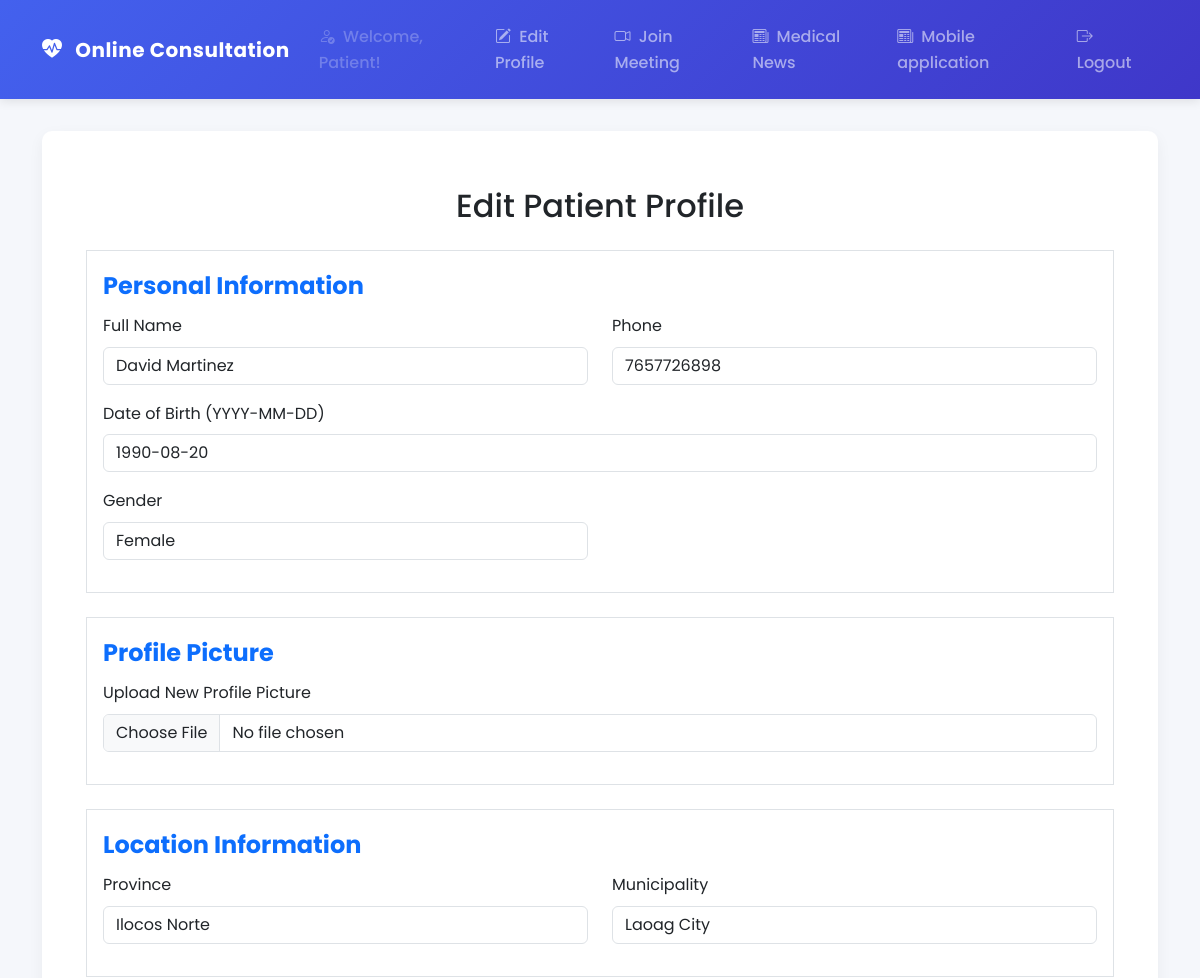
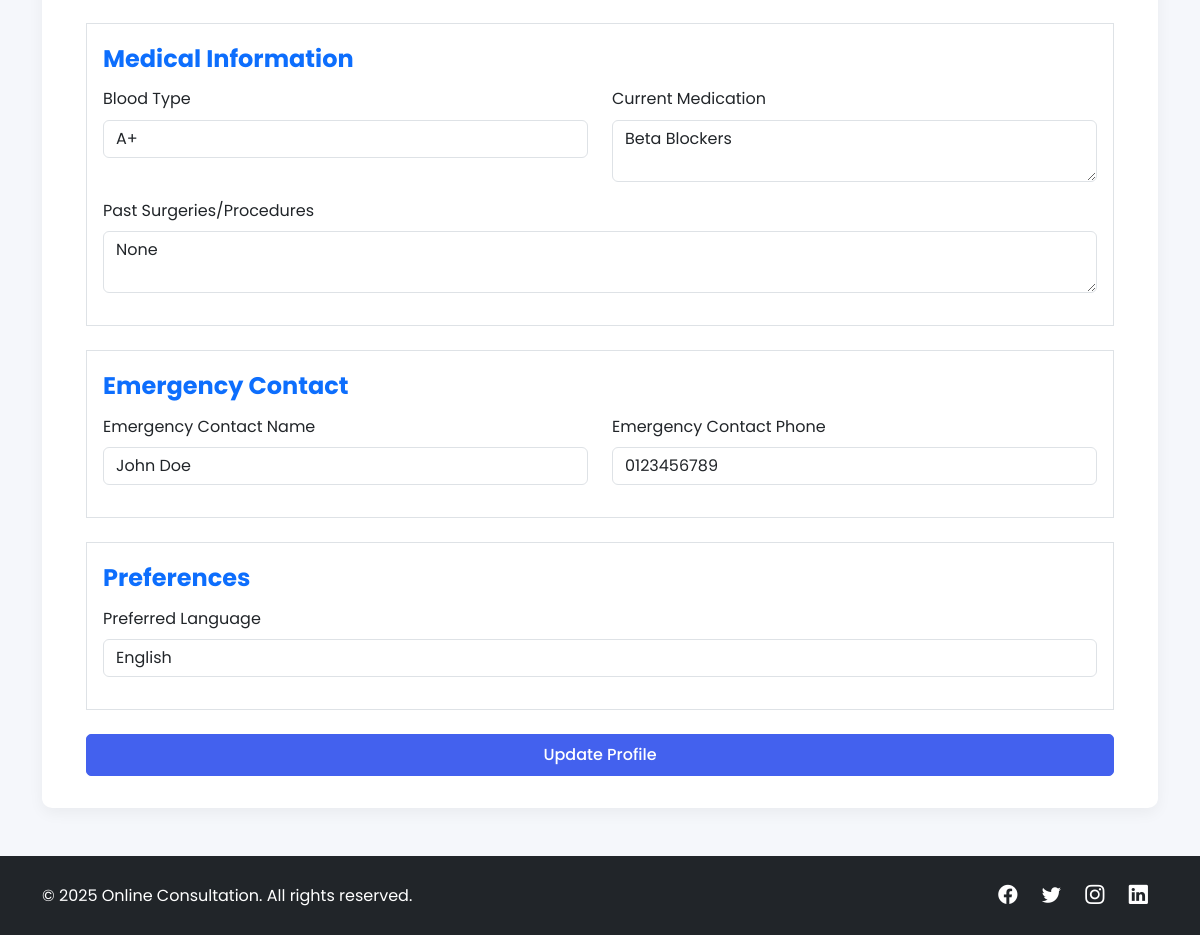
Screenshot of /patient/edit-profile (signed in) with the database file from the repository (2 pictures, top to bottom).
### models/models.py (models this page shows, shortened)
class Patient(db.Model):
    id = db.Column(db.Integer, primary_key=True)
    full_name = db.Column(db.String(150), nullable=False)
    email = db.Column(db.String(150), unique=True, nullable=False)
    phone = db.Column(db.String(20), nullable=False)
    dob = db.Column(db.Date, nullable=False)
    gender = db.Column(db.String(10), nullable=False)
    country = db.Column(db.String(100), nullable=False)
    city = db.Column(db.String(100), nullable=False)
    blood_type = db.Column(db.String(5))
    existing_conditions = db.Column(db.Text)
    current_medication = db.Column(db.Text)
    past_surgeries = db.Column(db.Text)
    emergency_contact_name = db.Column(db.String(150), nullable=False)
    emergency_contact_phone = db.Column(db.String(20), nullable=False)
    preferred_language = db.Column(db.String(50))
    profile_picture = db.Column(db.String(255))
    password_hash = db.Column(db.String(255), nullable=False)
    email_verified = db.Column(db.Boolean, default=False)
    verification_token = db.Column(db.String(255), unique=True)
    latitude = db.Column(db.Float)  # Patient latitude
    longitude = db.Column(db.Float)  # Patient longitude
    active = db.Column(db.Boolean, default=False)  # New 'active' field

### routes/patient.py (the view, shortened to what this page needs)
@patient_bp.route('/edit-profile', methods=['GET', 'POST'])
def edit_profile():
    patient_id = session.get('user_id')
    patient = Patient.query.get(patient_id)
    if not patient:
        flash("Patient not found!", "danger")
        return redirect(url_for('home'))
    return render_template('patient/edit_profile_patient.html', patient=patient, cities=cities)

### templates/patient/edit_profile_patient.html (shortened to what this page needs)
{% extends "base.html" %}
{% block content %}
<div class="container mt-4">
    <h2 class="text-center mb-4">Edit Patient Profile</h2>
    <form method="POST" enctype="multipart/form-data">
        <fieldset class="border p-3 mb-4">
            <legend class="w-auto text-primary fw-bold">Personal Information</legend>
            <div class="row">
                <div class="col-md-6 mb-3">
                    <label for="full_name" class="form-label">Full Name</label>
                    <input type="text" class="form-control" id="full_name" name="full_name" value="{{ patient.full_name }}" required>
                </div>
                <div class="col-md-6 mb-3">
                    <label for="phone" class="form-label">Phone</label>
                    <input type="text" class="form-control" id="phone" name="phone" value="{{ patient.phone }}" required
                        pattern="09\d{9}" maxlength="11" title="Phone number must be 11 digits and start with 09">
                </div>
            </div>
            <div class="row">
                <div class="mb-3">
                    <label for="date_of_birth" class="form-label">Date of Birth (YYYY-MM-DD)</label>
                    <input type="text" class="form-control" id="date_of_birth" name="date_of_birth"
                           value="{{ patient.dob.strftime('%Y-%m-%d') if patient.dob else '' }}" required placeholder="YYYY-MM-DD">
                </div>
                <div class="col-md-6 mb-3">
                    <label for="gender" class="form-label">Gender</label>
                    <select class="form-control" id="gender" name="gender" required>
                        <option value="Female" {% if patient.gender == 'Female' %}selected{% endif %}>Female</option>
                    </select>
                </div>
            </div>
        </fieldset>
        <fieldset class="border p-3 mb-4">
            <legend class="w-auto text-primary fw-bold">Profile Picture</legend>
            <div class="mb-3">
                <label for="profile_picture" class="form-label">Upload New Profile Picture</label>
                <input type="file" class="form-control" id="profile_picture" name="profile_picture" accept="image/*">
            </div>
        </fieldset>
        <fieldset class="border p-3 mb-4">
            <legend class="w-auto text-primary fw-bold">Location Information</legend>
            <div class="row">
                <div class="col-md-6 mb-3">
                    <label for="country" class="form-label">Province</label>
                    <input type="text" class="form-control" id="country" name="country" value="{{ patient.country or '' }}" readonly required>
                </div>
                <div class="col-md-6 mb-3">
                    <label for="city" class="form-label">Municipality</label>
                    <select class="form-control" id="city" name="city" required>
                        {% for city in cities %}
                            <option value="{{ city[0] }}"
                                {% if city[1] == patient.city %}selected{% endif %}>
                                {{ city[1] }}
                            </option>
                        {% endfor %}
                    </select>
                </div>
            </div>
        </fieldset>
        <fieldset class="border p-3 mb-4">
            <legend class="w-auto text-primary fw-bold">Medical Information</legend>
            <div class="row">
                <div class="col-md-6 mb-3">
                    <label for="blood_type" class="form-label">Blood Type</label>
                    <select class="form-control" id="blood_type" name="blood_type">
                        <option value="A+" {% if patient.blood_type == 'A+' %}selected{% endif %}>A+</option>
                    </select>
                </div>
                <div class="col-md-6 mb-3">
                    <label for="current_medication" class="form-label">Current Medication</label>
                    <textarea class="form-control" id="current_medication" name="current_medication">{{ patient.current_medication }}</textarea>
                </div>
            </div>
            <div class="mb-3">
                <label for="past_surgeries" class="form-label">Past Surgeries/Procedures</label>
                <textarea class="form-control" id="past_surgeries" name="past_surgeries">{{ patient.past_surgeries }}</textarea>
            </div>
        </fieldset>
        <fieldset class="border p-3 mb-4">
            <legend class="w-auto text-primary fw-bold">Emergency Contact</legend>
            <div class="row">
                <div class="col-md-6 mb-3">
                    <label for="emergency_contact_name" class="form-label">Emergency Contact Name</label>
                    <input type="text" class="form-control" id="emergency_contact_name" name="emergency_contact_name" value="{{ patient.emergency_contact_name }}" required>
                </div>
                <div class="col-md-6 mb-3">
                    <label for="emergency_contact_phone" class="form-label">Emergency Contact Phone</label>
                    <input type="text" class="form-control" id="emergency_contact_phone" name="emergency_contact_phone" value="{{ patient.emergency_contact_phone }}" required
                        pattern="09\d{9}" maxlength="11" title="Phone number must be 11 digits and start with 09">
                </div>
            </div>
        </fieldset>
        <fieldset class="border p-3 mb-4">
            <legend class="w-auto text-primary fw-bold">Preferences</legend>
            <div class="mb-3">
                <label for="preferred_language" class="form-label">Preferred Language</label>
                <select class="form-control" id="preferred_language" name="preferred_language">
                    <option value="English" {% if patient.preferred_language == 'English' %}selected{% endif %}>English</option>
                </select>
            </div>
        </fieldset>
        <button type="submit" class="btn btn-primary w-100">Update Profile</button>
    </form>
</div>
{% endblock %}

### static/style.css (style rules this page uses)
* { margin: 0; padding: 0; box-sizing: border-box; }
body { font-family: 'Arial', sans-serif; margin: 0; padding: 0; background-color: #f4f4f9; line-height: 1.6; }

### templates/base.html (style rules this page uses)
:root { --primary-color: #4361ee; --secondary-color: #3f37c9; --accent-color: #4cc9f0; --light-color: #f8f9fa; --dark-color: #212529; }
body { font-family: 'Poppins', sans-serif; background-color: #f5f7fb; }
.btn-primary { background-color: var(--primary-color); border-color: var(--primary-color); padding: 0.5rem 1.5rem; border-radius: 5px; font-weight: 500; transition: all 0.3s ease; }

### rows the page displays
Patient: full_name "David Martinez", phone "7657726898", date_of_birth "1990-08-20", gender "Female", country "Ilocos Norte", city "Laoag City", current_medication "Beta Blockers", past_surgeries "None", emergency_contact_name "John Doe", emergency_contact_phone "0123456789", preferred_language "English"

### other values shown
{{ session.get('user_role').capitalize() }} "Patient"
